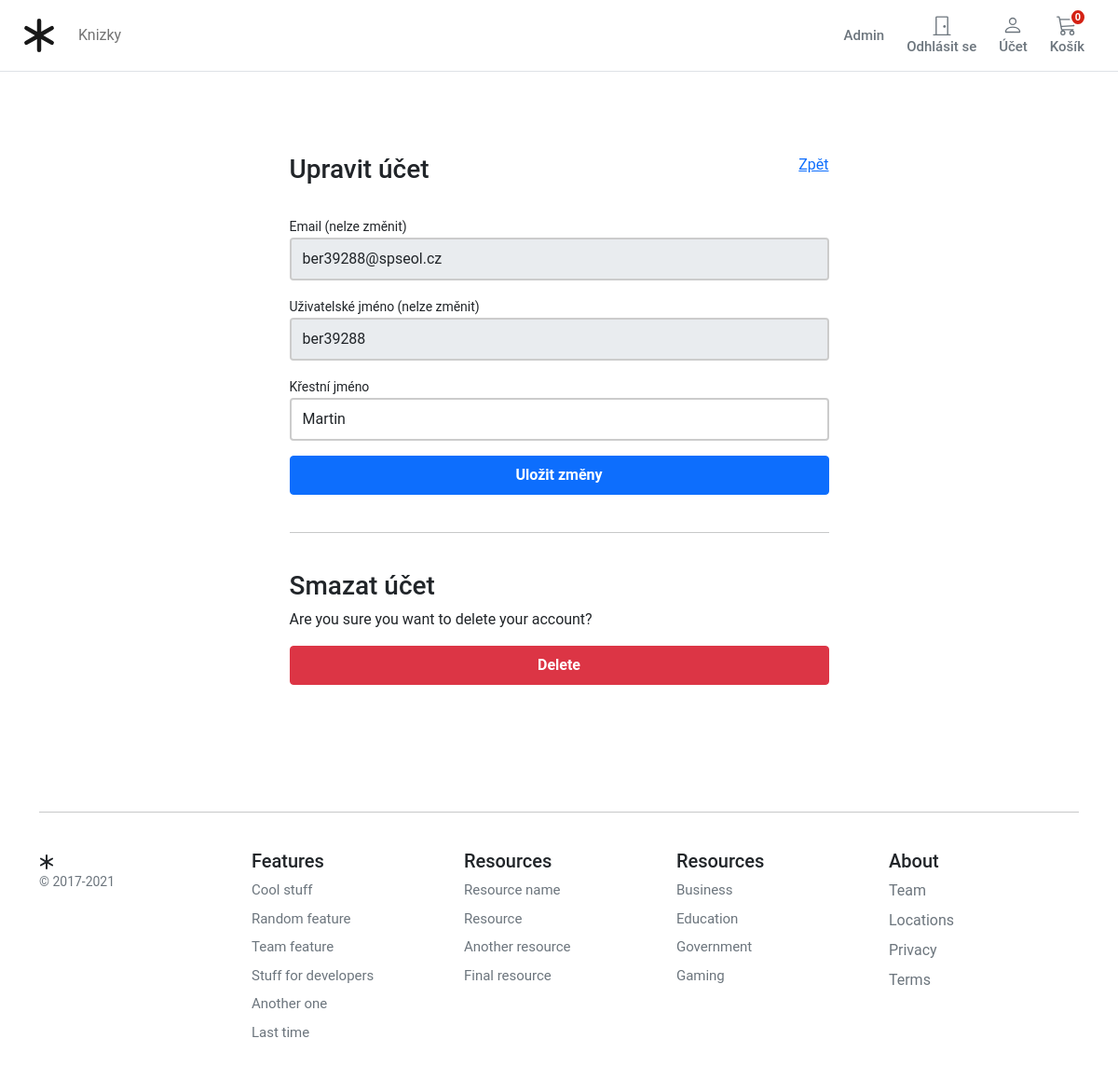
Page /account/profile/edit/ (signed in) on the committed database.
### store/models.py (models this page shows, shortened)
class Category(models.Model):
    name = models.CharField(max_length=255, db_index=True)
    slug = models.SlugField(max_length=255, unique=True)
    class Meta:
        verbose_name_plural = 'Categories'
    def get_absolute_url(self):
        return reverse('store:category_list', args=[self.slug])

### account/models.py (models this page shows, shortened)
class UserBase(AbstractBaseUser, PermissionsMixin):
    email = models.EmailField(_('email address'), unique=True)
    user_name = models.CharField(max_length=150, unique=True)
    first_name = models.CharField(max_length=150, blank=True)
    last_name = models.CharField(max_length=150, blank=True)
    about = models.TextField(_(
        'about'), max_length=500, blank=True)
    country = CountryField()
    phone_number = models.CharField(max_length=15, blank=True)
    postcode = models.CharField(max_length=12, blank=True)
    address_line_1 = models.CharField(max_length=150, blank=True)
    address_line_2 = models.CharField(max_length=150, blank=True)
    town_city = models.CharField(max_length=150, blank=True)
    is_active = models.BooleanField(default=False)
    is_staff = models.BooleanField(default=False)
    created = models.DateTimeField(auto_now_add=True)
    updated = models.DateTimeField(auto_now=True)
    objects = CustomAccountManager()
    USERNAME_FIELD = 'email'
    REQUIRED_FIELDS = ['user_name']
    class Meta:
        verbose_name = "Accounts"
        verbose_name_plural = "Accounts"

### account/views.py (the view)
# urls.py: path('profile/edit/', views.edit_details, name='edit_details'),
@login_required
def edit_details(request):
    if request.method == 'POST':
        user_form = UserEditForm(instance=request.user, data=request.POST)
        if user_form.is_valid():
            user_form.save()
    else:
        user_form = UserEditForm(instance=request.user)
    return render(request, 'account/user/edit_details.html', {'user_form': user_form})

### account/forms.py
class UserEditForm(forms.ModelForm):
    email = forms.EmailField(
        label='Email (nelze změnit)', max_length=200, widget=forms.TextInput(
            attrs={'class': 'form-control mb-3', 'placeholder': 'Email', 'id': 'form-email', 'readonly': 'readonly'}))
    user_name = forms.CharField(
        label='Uživatelské jméno (nelze změnit)', max_length=50, widget=forms.TextInput(
            attrs={'class': 'form-control mb-3', 'placeholder': 'Uživatelské jméno', 'id': 'form-username', 'readonly': 'readonly'}))
    first_name = forms.CharField(
        label='Křestní jméno', min_length=4, max_length=50, widget=forms.TextInput(
            attrs={'class': 'form-control mb-3', 'placeholder': 'Křestní jméno', 'id': 'form-firstname'}))
    class Meta:
        model = UserBase
        fields = ('email', 'user_name', 'first_name',)
    def __init__(self, *args, **kwargs):
        super().__init__(*args, **kwargs)
        self.fields['email'].required = True
        self.fields['user_name'].required = True
        self.fields['first_name'].required = True

### basket/basket.py (called while the page is built)
    def __len__(self):
        return sum(item['qty'] for item in self.basket.values())

### basket/context_processors.py (called while the page is built)
def basket(request):
    return {'basket': Basket(request)}

### store/context_processors.py (called while the page is built)
def categories(request):
    return {
        'categories': Category.objects.all()
    }

### templates/account/user/edit_details.html (shortened to what this page needs)
{% extends "../../store/base.html" %}
{% block content %}
<div class="container-fluid">
    <div class="row no-gutter">
        <div class="col-md-12">
            <div class="login d-flex align-items-center py-5">
                <div class="container">
                    <div class="row">
                        <div class="col-12 col-lg-7  mx-auto">
                <form class="account-form px-4 pt-4" method="post" enctype="multipart/form-data">
                    <div class="col-12 d-flex justify-content-between">
                        <h3>Upravit účet</h3>
                        <div><a href="{% url "account:dashboard" %}">Zpět</a></div>
                    </div>
                    <br>
                    <label class="small font-weight-bold">{{ user_form.email.label}}</label>
                    {{ user_form.email }}
                    <label class="small font-weight-bold">{{ user_form.user_name.label}}</label>
                    {{ user_form.user_name }}
                    <label class="small font-weight-bold">{{ user_form.first_name.label}}</label>
                    {{ user_form.first_name }}
                    <button class="btn btn-primary btn-block py-2 mb-4 fw-bold w-100" type="submit"
                        value="Save changes">Uložit změny</button>
                    <hr class="mb-3">
                </form>
                <form class="account-form px-4" action="{% url "account:delete_user" %}" method="post">
                    <p class=" h3 pt-4 font-weight-bold">Smazat účet</p>
                    <p>Are you sure you want to delete your account?</p>
                    <button type="submit" role="button"
                        class="btn btn-danger btn-block py-2 mb-4 fw-bold w-100">Delete</button>
                </form>
                        </div>
                    </div>
                </div>
            </div>
        </div>
    </div>
</div>
{% endblock %}

### templates/store/base.html (shortened to what this page needs)
{% load static %}
<!DOCTYPE html>
<html>
<head>
    <link href="https://cdn.jsdelivr.net/npm/bootstrap@5.0.0-beta1/dist/css/bootstrap.min.css" rel="stylesheet"
>
    <link rel="stylesheet" href="{% static 'core/css/base.css' %}">
    <link rel="stylesheet" href="{% static 'basket/css/basket.css' %}">
</head>
<body>
    <header class="pb-3">
        <nav class="navbar navbar-expand-md navbar-light bg-white border-bottom">
            <div class="container-fluid px-md-4">
                <div class="d-flex w-100 navbar-collapse">
                    <a class="navbar-brand d-flex-inline" href="/">
                    </a>
                    <ul class="navbar-nav me-auto mb-2 mb-md-0 ">
                        <li class="nav-item dropdown">
                            {% for c in categories %}
                            <li class="nav-item collapse navbar-collapse">
                                <a class="nav-link" href="{{ c.get_absolute_url }}">{{ c.name|title }}</a>
                            </li>
                            {% endfor %}
                        </li>
                    </ul>
                    {% if user.is_staff %}
                    <a type="button" role="button" href="/admin/"
                        class="btn btn-outline-secondary border-0 basket-btn">
                        <span class="fs15 fw500">Admin</span>
                    </a>
                    {% endif %}
                    {% if user.is_authenticated %}
                    <a type="button" role="button" href="{% url "account:logout" %}"
                        class="btn btn-outline-secondary border-0 basket-btn">
                        <div>
                            <svg xmlns="http://www.w3.org/2000/svg" width="22" height="22" fill="currentColor"
                                class="bi bi-door-closed" viewBox="0 0 16 16">
                                <path
                                    d="M3 2a1 1 0 0 1 1-1h8a1 1 0 0 1 1 1v13h1.5a.5.5 0 0 1 0 1h-13a.5.5 0 0 1 0-1H3V2zm1 13h8V2H4v13z" />
                                <path d="M9 9a1 1 0 1 0 2 0 1 1 0 0 0-2 0z" />
                            </svg>
                        </div>
                        <span class="fs15 fw500">Odhlásit se</span>
                    </a>
                    <a type="button" role="button" href="{% url "account:dashboard" %}"
                        class="btn btn-outline-secondary border-0 basket-btn">
                        <div>
                        </div>
                        <span class="fs15 fw500">Účet</span>
                    </a>
                    {% endif %}
                    <a type="button" role="button" href="{% url "basket:basket_summary" %}"
                        class="btn btn-outline-secondary border-0 basket-btn">
                        {% with total_qty=basket|length %}
                        <div id="basket-qty" class="basket-qty">
                            {% if total_qty > 0 %}
                            {{ total_qty }}
                            {% else %}
                            0
                            {% endif %}
                        </div>
                        {% endwith %}
                        <div>
                        </div>
                        <span class="fs15 fw500">Košík</span>
                    </a>
                </div>
            </div>
        </nav>
    </header>
    <div id="content">{% block content %} {% endblock %}</div>
    <footer class="container py-5 footer">
        <hr>
        <div class="row pt-4">
            <div class="col-12 col-md">
                <small class="d-block mb-3 text-muted">&copy; 2017-2021</small>
            </div>
            <div class="col-6 col-md fs15">
                <h5>Features</h5>
                <ul class="list-unstyled">
                    <li><a class="link-secondary text-decoration-none" href="#">Cool stuff</a></li>
                    <li><a class="link-secondary text-decoration-none" href="#">Random feature</a></li>
                    <li><a class="link-secondary text-decoration-none" href="#">Team feature</a></li>
                    <li><a class="link-secondary text-decoration-none" href="#">Stuff for developers</a></li>
                    <li><a class="link-secondary text-decoration-none" href="#">Another one</a></li>
                    <li><a class="link-secondary text-decoration-none" href="#">Last time</a></li>
                </ul>
            </div>
            <div class="col-6 col-md fs15">
                <h5>Resources</h5>
                <ul class="list-unstyled">
                    <li><a class="link-secondary text-decoration-none" href="#">Resource name</a></li>
                    <li><a class="link-secondary text-decoration-none" href="#">Resource</a></li>
                    <li><a class="link-secondary text-decoration-none" href="#">Another resource</a></li>
                    <li><a class="link-secondary text-decoration-none" href="#">Final resource</a></li>
                </ul>
            </div>
            <div class="col-6 col-md fs15">
                <h5>Resources</h5>
                <ul class="list-unstyled">
                    <li><a class="link-secondary text-decoration-none" href="#">Business</a></li>
                    <li><a class="link-secondary text-decoration-none" href="#">Education</a></li>
                    <li><a class="link-secondary text-decoration-none" href="#">Government</a></li>
                    <li><a class="link-secondary text-decoration-none" href="#">Gaming</a></li>
                </ul>
            </div>
            <div class="col-6 col-md">
                <h5>About</h5>
                <ul class="list-unstyled">
                    <li><a class="link-secondary text-decoration-none" href="#">Team</a></li>
                    <li><a class="link-secondary text-decoration-none" href="#">Locations</a></li>
                    <li><a class="link-secondary text-decoration-none" href="#">Privacy</a></li>
                    <li><a class="link-secondary text-decoration-none" href="#">Terms</a></li>
                </ul>
            </div>
        </div>
    </footer>
</body>
</html>

### static/core/css/base.css (style rules this page uses)
html, body, p, div { letter-spacing: -0.02px; font-family: 'Roboto', sans-serif; }
.fs15 { font-size: 0.9375rem; }
.fw500 { font-weight: 500; }
.footer > div > div > ul > li { padding-bottom:8px; }

### static/basket/css/basket.css (style rules this page uses)
.basket-qty { color: #fff; background: #d42114; border: 2px solid #fff; border-radius: 50%; text-align: center; font-size: 11px; height: 15px; width: 14px; position: absolute; box-sizing: content-box; font-weight: 600; top: 1px; right: 10px; }
.basket-btn { position: relative; }

### templates/account/user/edit_details.html (style rules this page uses)
.account-form input { border: 2px solid #ccc; height: calc(2em + .75rem + 2px); }

### rows in the picture
Category: name "Knizky"
UserBase: email "ber39288@spseol.cz", user_name "ber39288", first_name "Martin"

### other values in the picture
{{ user_form.email.label }} "Email (nelze změnit)"
{{ user_form.user_name.label }} "Uživatelské jméno (nelze změnit)"
{{ user_form.first_name.label }} "Křestní jméno"
